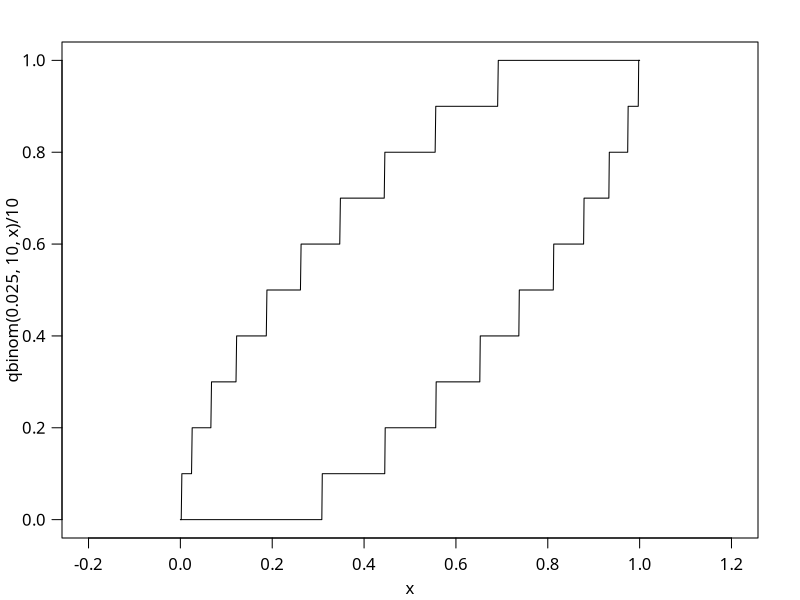

This figure's R source:
quartz(type="pdf", file="binomCI.pdf", width=7, height=4)
par(family="HiraKakuProN-W3")
par(mgp=c(2,0.8,0)) # title and axis margins. default: c(3,1,0)
par(mar=c(3,3,2,2)+0.1) # bottom, left, top, right margins. default: c(5,4,4,2)+0.1
curve(qbinom(0.025,10,x)/10, xlim=c(0,1), n=1001, asp=1, las=1)
curve(qbinom(0.975,10,x)/10, n=1001, add=TRUE)
dev.off()
